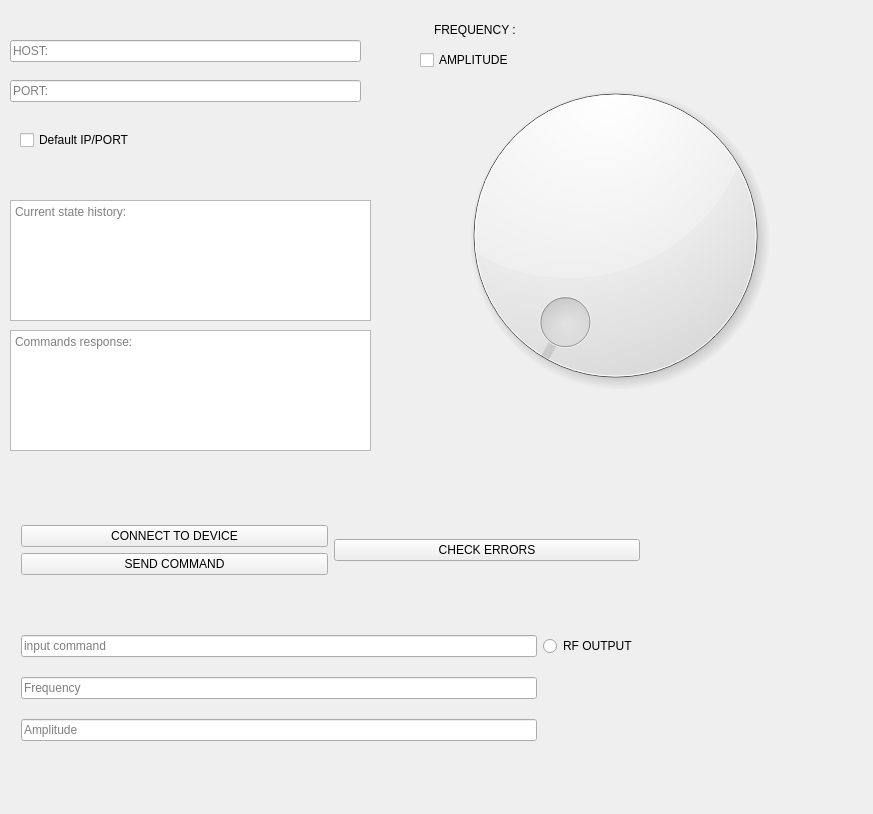
<?xml version="1.0" encoding="UTF-8"?>
<ui version="4.0">
 <class>sigGenControl</class>
 <widget class="QMainWindow" name="sigGenControl">
  <property name="geometry">
   <rect>
    <x>0</x>
    <y>0</y>
    <width>873</width>
    <height>814</height>
   </rect>
  </property>
  <property name="windowTitle">
   <string>sigGenControl</string>
  </property>
  <widget class="QWidget" name="centralWidget">
   <widget class="QTextEdit" name="history">
    <property name="geometry">
     <rect>
      <x>10</x>
      <y>200</y>
      <width>361</width>
      <height>121</height>
     </rect>
    </property>
    <property name="placeholderText">
     <string>Current state history:</string>
    </property>
   </widget>
   <widget class="QTextEdit" name="hist">
    <property name="geometry">
     <rect>
      <x>10</x>
      <y>330</y>
      <width>361</width>
      <height>121</height>
     </rect>
    </property>
    <property name="placeholderText">
     <string>Commands response:</string>
    </property>
   </widget>
   <widget class="QLineEdit" name="hostEdit">
    <property name="geometry">
     <rect>
      <x>10</x>
      <y>40</y>
      <width>351</width>
      <height>22</height>
     </rect>
    </property>
    <property name="placeholderText">
     <string>HOST:</string>
    </property>
   </widget>
   <widget class="QLineEdit" name="portEdit">
    <property name="geometry">
     <rect>
      <x>10</x>
      <y>80</y>
      <width>351</width>
      <height>22</height>
     </rect>
    </property>
    <property name="placeholderText">
     <string>PORT:</string>
    </property>
   </widget>
   <widget class="QWidget" name="">
    <property name="geometry">
     <rect>
      <x>10</x>
      <y>610</y>
      <width>641</width>
      <height>156</height>
     </rect>
    </property>
    <layout class="QGridLayout" name="gridLayout">
     <item row="2" column="0">
      <widget class="QLineEdit" name="amptdEdit">
       <property name="text">
        <string/>
       </property>
       <property name="placeholderText">
        <string>Amplitude</string>
       </property>
      </widget>
     </item>
     <item row="0" column="1">
      <widget class="QRadioButton" name="radioButton">
       <property name="text">
        <string>RF OUTPUT </string>
       </property>
      </widget>
     </item>
     <item row="0" column="0">
      <widget class="QLineEdit" name="input">
       <property name="text">
        <string/>
       </property>
       <property name="placeholderText">
        <string>input command</string>
       </property>
       <property name="cursorMoveStyle">
        <enum>Qt::LogicalMoveStyle</enum>
       </property>
      </widget>
     </item>
     <item row="1" column="0">
      <widget class="QLineEdit" name="freqEdit">
       <property name="placeholderText">
        <string>Frequency</string>
       </property>
      </widget>
     </item>
    </layout>
   </widget>
   <widget class="QWidget" name="">
    <property name="geometry">
     <rect>
      <x>10</x>
      <y>500</y>
      <width>641</width>
      <height>101</height>
     </rect>
    </property>
    <layout class="QGridLayout" name="gridLayout_3">
     <item row="0" column="0">
      <layout class="QGridLayout" name="gridLayout_2">
       <item row="2" column="0">
        <widget class="QPushButton" name="sendToHostPb">
         <property name="text">
          <string>SEND COMMAND</string>
         </property>
        </widget>
       </item>
       <item row="1" column="0">
        <widget class="QPushButton" name="connPb">
         <property name="text">
          <string>CONNECT TO DEVICE</string>
         </property>
        </widget>
       </item>
      </layout>
     </item>
     <item row="0" column="1">
      <widget class="QPushButton" name="errPb">
       <property name="text">
        <string>CHECK ERRORS</string>
       </property>
      </widget>
     </item>
    </layout>
   </widget>
   <widget class="QCheckBox" name="checkBox">
    <property name="geometry">
     <rect>
      <x>20</x>
      <y>130</y>
      <width>141</width>
      <height>20</height>
     </rect>
    </property>
    <property name="text">
     <string>Default IP/PORT</string>
    </property>
   </widget>
   <widget class="QDial" name="dial">
    <property name="geometry">
     <rect>
      <x>400</x>
      <y>60</y>
      <width>431</width>
      <height>351</height>
     </rect>
    </property>
   </widget>
   <widget class="QLabel" name="label">
    <property name="geometry">
     <rect>
      <x>434</x>
      <y>20</y>
      <width>321</width>
      <height>20</height>
     </rect>
    </property>
    <property name="text">
     <string>FREQUENCY :</string>
    </property>
   </widget>
   <widget class="QCheckBox" name="amplCheckBox">
    <property name="geometry">
     <rect>
      <x>420</x>
      <y>50</y>
      <width>101</width>
      <height>20</height>
     </rect>
    </property>
    <property name="text">
     <string>AMPLITUDE</string>
    </property>
   </widget>
  </widget>
  <widget class="QMenuBar" name="menuBar">
   <property name="geometry">
    <rect>
     <x>0</x>
     <y>0</y>
     <width>873</width>
     <height>26</height>
    </rect>
   </property>
  </widget>
 </widget>
 <layoutdefault spacing="6" margin="11"/>
 <resources/>
 <connections/>
</ui>
